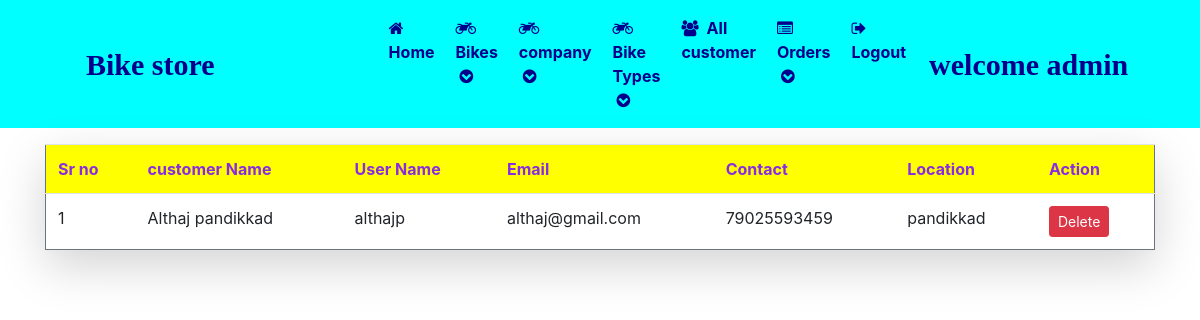
/admin_allCustomer (signed in), run on the app's committed database.
### bike_shop/models.py (models this page shows, shortened)
class reg_tbl(models.Model):
    user=models.ForeignKey(User,on_delete=models.CASCADE)
    user_name=models.CharField(max_length=100,null=True)
    location=models.CharField(max_length=100,null=True)
    mobile=models.IntegerField(null=True)

### bike_shop/views.py (the view)
# urls.py: path('admin_allCustomer',views.admin_allCustomer,name='admin_allCustomer'),
def admin_allCustomer(request):
    if not request.user.is_authenticated:
        return redirect('admin_login')
    obj=reg_tbl.objects.all()
    context={'data':obj}
    return render(request,'admin_allCustomer.html',context)

### bike_shop/templates/admin_allCustomer.html
{% include 'admin_navigation.html' %}
<div class="container mt-3">
    <table class="table border border-secondary shadow-lg">
        <thead style="color:blueviolet ;font-weight:bold;background-color:yellow;">
            <tr>
                <td>Sr no</td>
                <td>customer Name</td>
                <td>User Name</td>
                <td>Email</td>
                <td>Contact</td>
                <td>Location</td>
                <td>Action</td>
            </tr>
        </thead>
        <tbody >
            {% for i in data %}
            <tr>
                <td>{{forloop.counter}}</td>
                <td>{{i.user.first_name}} {{i.user.last_name}}</td>
                <td>{{i.user_name}}</td>
                <td>{{i.user.username}}</td>
                <td>{{i.mobile}}</td>
                <td>{{i.location}}</td>
                <td><a href="{% url 'admin_deleteCustomer' i.user.id %} "class="btn btn-danger btn-sm" onclick="return confirm('Are you sure to delete?')">Delete</a></td>
            </tr>
            {% endfor %}
        </tbody>
    </table>
</div>

### data on the page
reg_tbl: user.first_name "Althaj", user.last_name "pandikkad", user_name "althajp", user.username "althaj@gmail.com", mobile "79025593459", location "pandikkad"
